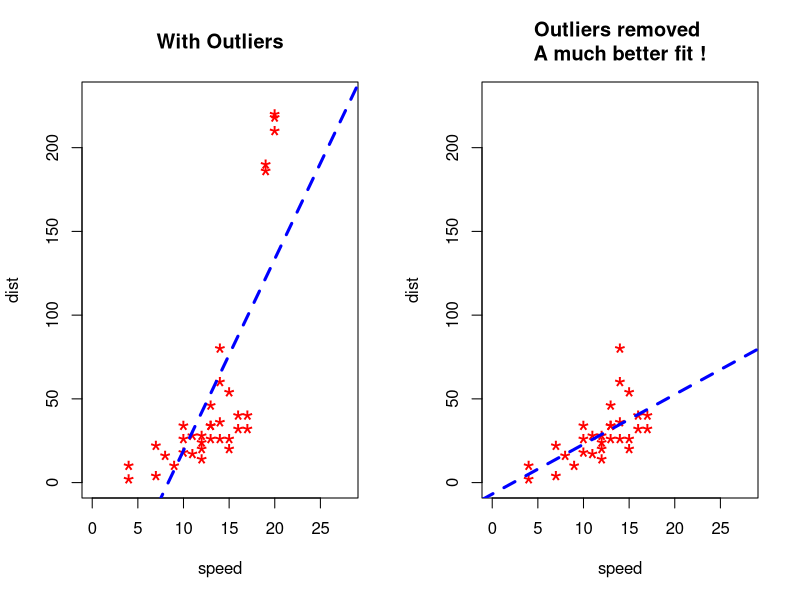

Recreate this plot in R.
# Outlier Examples
# Cars dataset is built in the RStudio
cars
dim(cars)
cars1 <- cars[1:30,] # first 30 rows of the original cars dataset
head(cars1)
summary(cars1$speed)
summary(cars1$dist)
#Now we will introduce some additional data points that are outliers
cars_outliers <- data.frame(speed = c(19,19,20,20,20), dist = c(190,186,210,220,218)) # introduced the outliers manually
head(cars_outliers)
cars2<- rbind(cars1, cars_outliers) # binds the outliers to the cars1 dataset and saves in cars2
head(cars2)
dim(cars2)
# we can observe the dimensions of cars1 was initially (30,2) which has now changed to cars2 (35,2)
help(par) #par can be used to set or query graphical parameters. Parameters can be set by specifying them as arguments to par in tag = value form, or by passing them as a list of tagged values.
#Plotting with the outliers
par(mfrow=c(1,2))
plot(cars2$speed, cars2$dist, xlim=c(0,28), ylim=c(0,230), main="With Outliers",xlab="speed", ylab="dist",
pch="*",col="red",cex=2)
abline(lm(dist~speed, data=cars2), col="blue",lwd=3,lty=2)

#Plot of original data without outliers. Note the change in slope (angle) of best fit line
plot(cars1$speed, cars1$dist, xlim=c(0,28),ylim=c(0,230), main="Outliers removed \n A much better fit ! ",
     xlab="speed",ylab="dist",pch="*",col="red",cex=2)
abline(lm(dist~speed, data=cars1), col="blue",lwd=3,lty=2)

